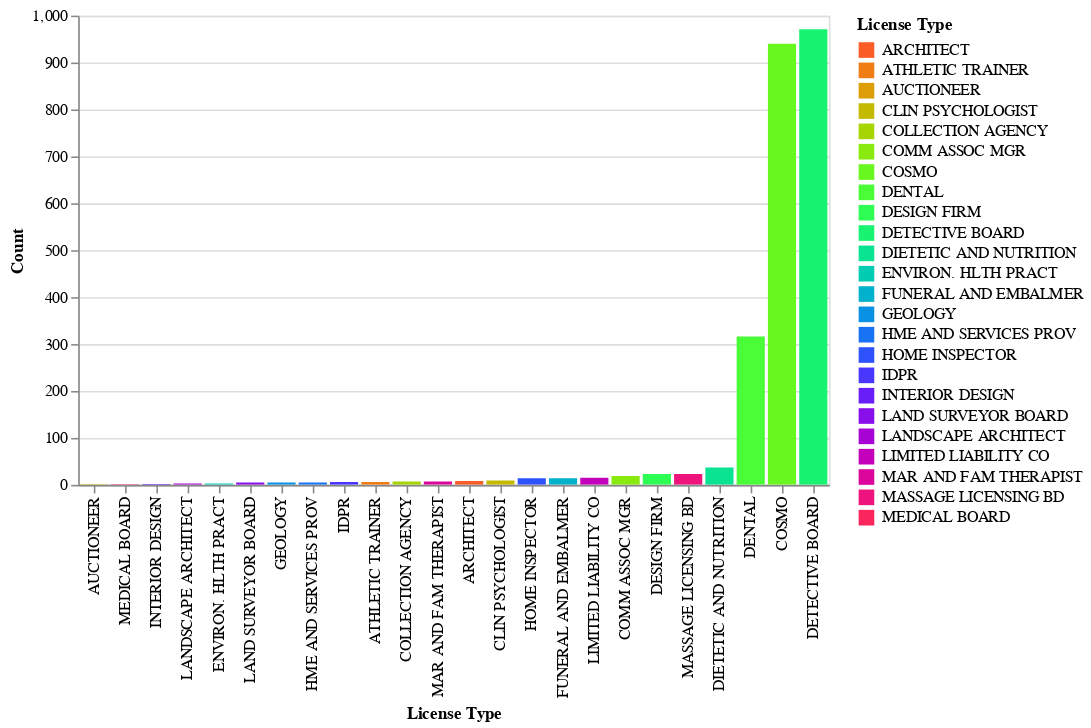

The code cell stored with this chart in its notebook:
### Code cell
# status select dropdown
status_dropdown = alt.binding_select(options=license_types_by_status["License Status"].unique(), name="License Status: ")
status_select = alt.selection_point(fields=["License Status"], bind=status_dropdown, value="ACTIVE")

# bar chart of license types by status
chart2 = alt.Chart(license_types_by_status).mark_bar().encode(
    y="Count",
    x=alt.X("License Type").sort("y"),
    color=alt.Color("License Type", scale=alt.Scale(scheme="sinebow")),
    tooltip=["License Type", "Count"]
).add_params(status_select).transform_filter(status_select).interactive()

#chart2

chart2.properties(width="container").save("license_bar2.json")

### Figure 1 — Vega-Lite specification as saved in the notebook (floating-point values rounded to 4 significant figures)
{"config": {"view": {"continuousWidth": 300, "continuousHeight": 300}}, "data": {"name": "data-aa456d0ded1376641d88e0826325708d"}, "mark": {"type": "bar"}, "encoding": {"color": {"field": "License Type", "scale": {"scheme": "sinebow"}, "type": "nominal"}, "tooltip": [{"field": "License Type", "type": "nominal"}, {"field": "Count", "type": "quantitative"}], "x": {"field": "License Type", "sort": "y", "type": "nominal"}, "y": {"field": "Count", "type": "quantitative"}}, "params": [{"name": "param_9", "select": {"type": "point", "fields": ["License Status"]}, "bind": {"input": "select", "options": ["NOT RENEWED", "ACTIVE", "TERMINATED CARD RETURNED", "INACTIVE", "CANCELLED", "TERMINATED WITHOUT CARD", "DECEASED", "TERMINATED VALID REASON", "CHANGE OF OWNERSHIP", "CLOSED", "INOPERATIVE", "EXPIRED", "Non Sufficient Fund Check Terminated"], "name": "License Status: "}, "value": "ACTIVE"}, {"name": "param_10", "select": {"type": "interval", "encodings": ["x", "y"]}, "bind": "scales"}], "transform": [{"filter": {"param": "param_9"}}], "$schema": "https://vega.github.io/schema/vega-lite/v5.20.1.json", "datasets": {"data-aa456d0ded1376641d88e0826325708d": [{"License Status": "NOT RENEWED", "License Type": "DETECTIVE BOARD", "Count": 3395}, {"License Status": "NOT RENEWED", "License Type": "COSMO", "Count": 2363}, {"License Status": "ACTIVE", "License Type": "DETECTIVE BOARD", "Count": 971}, {"License Status": "ACTIVE", "License Type": "COSMO", "Count": 940}, {"License Status": "TERMINATED CARD RETURNED", "License Type": "DETECTIVE BOARD", "Count": 431}, {"License Status": "INACTIVE", "License Type": "COSMO", "Count": 412}, {"License Status": "NOT RENEWED", "License Type": "DENTAL", "Count": 322}, {"License Status": "ACTIVE", "License Type": "DENTAL", "Count": 316}, {"License Status": "INACTIVE", "License Type": "DENTAL", "Count": 58}, {"License Status": "NOT RENEWED", "License Type": "DESIGN FIRM", "Count": 44}, {"License Status": "CANCELLED", "License Type": "FUNERAL AND EMBALMER", "Count": 44}, {"License Status": "ACTIVE", "License Type": "DIETETIC AND NUTRITION", "Count": 37}, {"License Status": "TERMINATED WITHOUT CARD", "License Type": "DETECTIVE BOARD", "Count": 32}, {"License Status": "DECEASED", "License Type": "DENTAL", "Count": 31}, {"License Status": "NOT RENEWED", "License Type": "DIETETIC AND NUTRITION", "Count": 28}, {"License Status": "NOT RENEWED", "License Type": "HOME INSPECTOR", "Count": 24}, {"License Status": "NOT RENEWED", "License Type": "FUNERAL AND EMBALMER", "Count": 23}, {"License Status": "ACTIVE", "License Type": "DESIGN FIRM", "Count": 23}, {"License Status": "DECEASED", "License Type": "COSMO", "Count": 23}, {"License Status": "ACTIVE", "License Type": "MASSAGE LICENSING BD", "Count": 23}, {"License Status": "ACTIVE", "License Type": "COMM ASSOC MGR", "Count": 19}, {"License Status": "TERMINATED VALID REASON", "License Type": "DETECTIVE BOARD", "Count": 19}, {"License Status": "NOT RENEWED", "License Type": "MASSAGE LICENSING BD", "Count": 17}, {"License Status": "NOT RENEWED", "License Type": "COMM ASSOC MGR", "Count": 16}, {"License Status": "NOT RENEWED", "License Type": "ATHLETICS", "Count": 15}, {"License Status": "CHANGE OF OWNERSHIP", "License Type": "COSMO", "Count": 15}, {"License Status": "ACTIVE", "License Type": "LIMITED LIABILITY CO", "Count": 15}, {"License Status": "ACTIVE", "License Type": "HOME INSPECTOR", "Count": 14}, {"License Status": "NOT RENEWED", "License Type": "INTERIOR DESIGN", "Count": 14}, {"License Status": "ACTIVE", "License Type": "FUNERAL AND EMBALMER", "Count": 14}, {"License Status": "INACTIVE", "License Type": "FUNERAL AND EMBALMER", "Count": 13}, {"License Status": "CANCELLED", "License Type": "COSMO", "Count": 12}, {"License Status": "INACTIVE", "License Type": "MASSAGE LICENSING BD", "Count": 12}, {"License Status": "CLOSED", "License Type": "COSMO", "Count": 12}, {"License Status": "INOPERATIVE", "License Type": "DETECTIVE BOARD", "Count": 11}, {"License Status": "ACTIVE", "License Type": "CLIN PSYCHOLOGIST", "Count": 9}, {"License Status": "NOT RENEWED", "License Type": "COLLECTION AGENCY", "Count": 8}, {"License Status": "NOT RENEWED", "License Type": "ATHLETIC TRAINER", "Count": 8}, {"License Status": "NOT RENEWED", "License Type": "HME AND SERVICES PROV", "Count": 8}, {"License Status": "EXPIRED", "License Type": "HOME INSPECTOR", "Count": 8}, {"License Status": "ACTIVE", "License Type": "ARCHITECT", "Count": 8}, {"License Status": "NOT RENEWED", "License Type": "CLIN PSYCHOLOGIST", "Count": 7}, {"License Status": "ACTIVE", "License Type": "COLLECTION AGENCY", "Count": 7}, {"License Status": "CANCELLED", "License Type": "DENTAL", "Count": 7}, {"License Status": "ACTIVE", "License Type": "MAR AND FAM THERAPIST", "Count": 7}, {"License Status": "INACTIVE", "License Type": "DIETETIC AND NUTRITION", "Count": 7}, {"License Status": "NOT RENEWED", "License Type": "LIMITED LIABILITY CO", "Count": 6}, {"License Status": "ACTIVE", "License Type": "IDPR", "Count": 6}, {"License Status": "ACTIVE", "License Type": "ATHLETIC TRAINER", "Count": 6}, {"License Status": "NOT RENEWED", "License Type": "ARCHITECT", "Count": 6}, {"License Status": "NOT RENEWED", "License Type": "MAR AND FAM THERAPIST", "Count": 6}, {"License Status": "NOT RENEWED", "License Type": "ENVIRON. HLTH PRACT", "Count": 5}, {"License Status": "CANCELLED", "License Type": "CLIN PSYCHOLOGIST", "Count": 5}, {"License Status": "INACTIVE", "License Type": "INTERIOR DESIGN", "Count": 5}, {"License Status": "ACTIVE", "License Type": "LAND SURVEYOR BOARD", "Count": 5}, {"License Status": "ACTIVE", "License Type": "GEOLOGY", "Count": 5}, {"License Status": "ACTIVE", "License Type": "HME AND SERVICES PROV", "Count": 5}, {"License Status": "INACTIVE", "License Type": "ARCHITECT", "Count": 5}, {"License Status": "EXPIRED", "License Type": "APPRAISAL", "Count": 5}, {"License Status": "DECEASED", "License Type": "FUNERAL AND EMBALMER", "Count": 4}, {"License Status": "NOT RENEWED", "License Type": "LAND SURVEYOR BOARD", "Count": 4}, {"License Status": "INACTIVE", "License Type": "ENVIRON. HLTH PRACT", "Count": 4}, {"License Status": "INACTIVE", "License Type": "LAND SURVEYOR BOARD", "Count": 4}, {"License Status": "EXPIRED", "License Type": "DENTAL", "Count": 4}, {"License Status": "INOPERATIVE", "License Type": "COSMO", "Count": 3}, {"License Status": "ACTIVE", "License Type": "LANDSCAPE ARCHITECT", "Count": 3}, {"License Status": "ACTIVE", "License Type": "ENVIRON. HLTH PRACT", "Count": 3}, {"License Status": "NOT RENEWED", "License Type": "MEDICAL BOARD", "Count": 3}, {"License Status": "CLOSED", "License Type": "DETECTIVE BOARD", "Count": 3}, {"License Status": "EXPIRED", "License Type": "LAND SURVEYOR BOARD", "Count": 3}, {"License Status": "INACTIVE", "License Type": "CLIN PSYCHOLOGIST", "Count": 3}, {"License Status": "CLOSED", "License Type": "COLLECTION AGENCY", "Count": 2}, {"License Status": "ACTIVE", "License Type": "INTERIOR DESIGN", "Count": 2}, {"License Status": "INACTIVE", "License Type": "MEDICAL BOARD", "Count": 2}, {"License Status": "NOT RENEWED", "License Type": "LANDSCAPE ARCHITECT", "Count": 2}, {"License Status": "NOT RENEWED", "License Type": "DETECT. DECEPTION", "Count": 2}, {"License Status": "INACTIVE", "License Type": "LANDSCAPE ARCHITECT", "Count": 2}, {"License Status": "INACTIVE", "License Type": "COMM ASSOC MGR", "Count": 2}, {"License Status": "CANCELLED", "License Type": "COLLECTION AGENCY", "Count": 2}, {"License Status": "CLOSED", "License Type": "DESIGN FIRM", "Count": 2}, {"License Status": "CANCELLED", "License Type": "DESIGN FIRM", "Count": 2}, {"License Status": "CANCELLED", "License Type": "DETECTIVE BOARD", "Count": 2}, {"License Status": "CLOSED", "License Type": "HME AND SERVICES PROV", "Count": 2}, {"License Status": "NOT RENEWED", "License Type": "IDPR", "Count": 2}, {"License Status": "Non Sufficient Fund Check Terminated", "License Type": "COSMO", "Count": 1}, {"License Status": "Non Sufficient Fund Check Terminated", "License Type": "DETECTIVE BOARD", "Count": 1}, {"License Status": "DECEASED", "License Type": "DETECTIVE BOARD", "Count": 1}, {"License Status": "EXPIRED", "License Type": "ENVIRON. HLTH PRACT", "Count": 1}, {"License Status": "CHANGE OF OWNERSHIP", "License Type": "HME AND SERVICES PROV", "Count": 1}, {"License Status": "DECEASED", "License Type": "ARCHITECT", "Count": 1}, {"License Status": "ACTIVE", "License Type": "AUCTIONEER", "Count": 1}, {"License Status": "INOPERATIVE", "License Type": "COLLECTION AGENCY", "Count": 1}, {"License Status": "CHANGE OF OWNERSHIP", "License Type": "COLLECTION AGENCY", "Count": 1}, {"License Status": "NOT RENEWED", "License Type": "GEOLOGY", "Count": 1}, {"License Status": "INACTIVE", "License Type": "DETECTIVE BOARD", "Count": 1}, {"License Status": "CANCELLED", "License Type": "INTERIOR DESIGN", "Count": 1}, {"License Status": "INACTIVE", "License Type": "GEOLOGY", "Count": 1}, {"License Status": "ACTIVE", "License Type": "MEDICAL BOARD", "Count": 1}, {"License Status": "INACTIVE", "License Type": "MAR AND FAM THERAPIST", "Count": 1}, {"License Status": "CANCELLED", "License Type": "IDPR", "Count": 1}, {"License Status": "NOT RENEWED", "License Type": "CEMETERY OVERSIGHT", "Count": 1}, {"License Status": "NOT RENEWED", "License Type": "AUCTIONEER", "Count": 1}, {"License Status": "CANCELLED", "License Type": "DIETETIC AND NUTRITION", "Count": 1}, {"License Status": "INOPERATIVE", "License Type": "DENTAL", "Count": 1}, {"License Status": "CANCELLED", "License Type": "LAND SURVEYOR BOARD", "Count": 1}]}}
